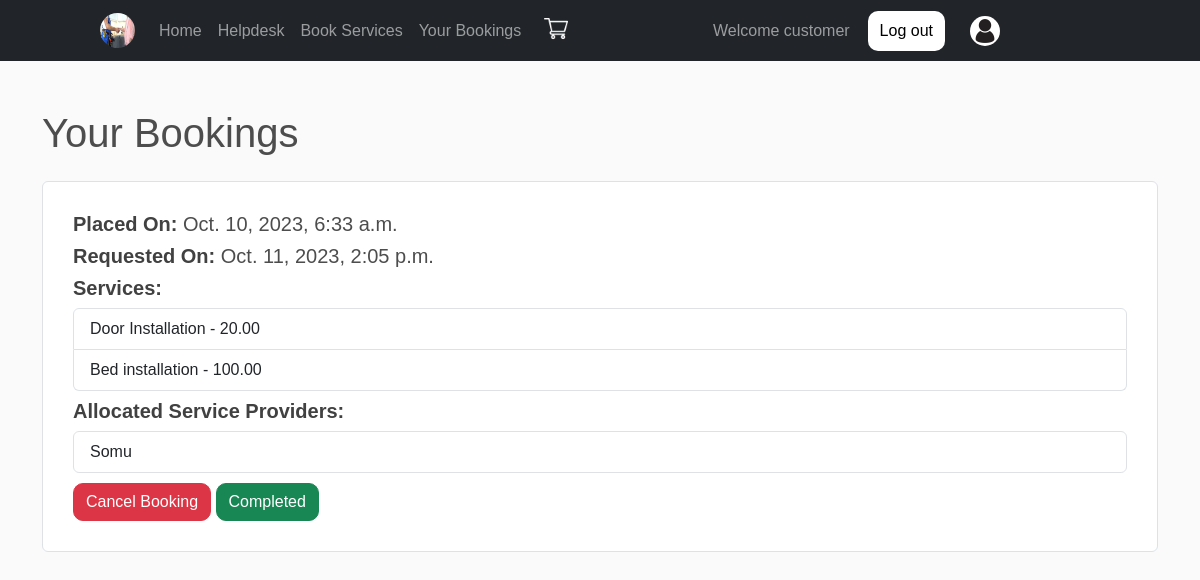
The page /order_history/11/ (signed in) on the database its author committed.
### SMSApp/models.py (models this page shows, shortened)
class Order(models.Model):
    STATUS_CHOICES = [
        ('Pending', 'Pending'),
        ('Completed','Completed'),
        ('Cancelled', 'Cancelled'),
    ]
    user = models.ForeignKey(User, on_delete=models.CASCADE)
    address = models.ForeignKey(Address, on_delete=models.CASCADE)
    order_date = models.DateTimeField(auto_now_add=True)
    delivery_date = models.DateTimeField()
    products = models.ManyToManyField(Product)
    status = models.CharField(max_length=20, choices=STATUS_CHOICES, default='Pending')
    total_amount = models.DecimalField(max_digits=10, decimal_places=2, default=0.00)

class Product(models.Model):
    category = [
        ('0', 'Eletric Service'),
        ('1', 'AC Service'),
        ('2','None'),
        ('3','Carpentering'),
    ]
    name = models.CharField(max_length=200)
    price = models.DecimalField(max_digits=5, decimal_places=2)
    image = models.ImageField(upload_to='static/images/',null=True, blank=True)
    category_type = models.CharField(choices=category, default="2", max_length=25)

class AllocatedOrder(models.Model):
    service_provider=models.ForeignKey(Service,on_delete=models.CASCADE)
    order = models.ForeignKey(Order,on_delete=models.CASCADE)
    chosen_datetime=models.DateTimeField(null=True,blank=True)

class Service(models.Model):
    c=[
        ('Electrician','Electrician'),
        ('AC Technician','AC Technician'),
        ('Carpenter','Carpenter'),
        ('None','None'),
      ]
    user=models.ForeignKey(User,on_delete=models.CASCADE)
    experience = models.PositiveIntegerField(default=0)
    field_type = models.CharField(choices=c,default='None',max_length=30)
    form = models.ImageField(upload_to='static/images/',null=True, blank=True)
    is_approved = models.BooleanField(default=False)

class User(AbstractUser):
    c=[
        ('customer','customer'),
        ('Service provider','Service provider'),
    ]
    mble = models.CharField(max_length=10,null=True,blank=True)
    role_type=models.CharField(choices=c,default='customer',max_length=30)

### SMSApp/views.py (the view)
# urls.py: path('order_history/<int:user_id>/', views.order_history, name='order_history'),
def order_history(request, user_id):
    user = User.objects.get(id=user_id)
    orders = Order.objects.filter(user=user,status="Pending").order_by('-order_date')
    return render(request, 'html/userorders.html', {'user': user, 'orders': orders,})

### templates/html/userorders.html
{% extends 'html/base.html' %}
{% block content %}
    <div class="container mt-5">
        <h1 class="mb-4">Your Bookings</h1>
        {% if orders %}
            <ul class="list-group">
                {% for order in orders %}
                    <li class="list-group-item mb-3" style="padding: 30px;">
                        <h5><span style="color: #414141; font-weight: 600;">Placed On: </span>  {{ order.order_date }}</h5>
                        <h5><span style="color: #414141; font-weight: 600;">Requested On:</span> {{ order.delivery_date }}</h5>
                        <h5 style="color: #414141; font-weight: 600;">Services:</h5>
                        <ul class="list-group">
                            {% for product in order.products.all %}
                                <li class="list-group-item">
                                    {{ product.name }} - {{ product.price }}
                                </li>
                            {% endfor %}
                        </ul>
                        {% if order.allocatedorder_set.exists %}
                        <h5 style="color: #414141; font-weight: 600;padding-top: 8px;">Allocated Service Providers:</h5>
                        <ul class="list-group">
                            {% for allocated_provider in order.allocatedorder_set.all %}
                                <li class="list-group-item">
                                    {{ allocated_provider.service_provider.user.username }}
                                </li>
                            {% endfor %}
                        </ul>
                    {% else %}
                        <p>Allocated service providers will be known soon.</p>
                    {% endif %}
                        <div style="margin-top: 10px;">
                            <a href="{% url 'cancel_order' order.id %}" class="btn btn-danger" style="border-radius: 10px;">Cancel Booking</a>
                            <a href="{% url 'complete' order.id %}" class="btn btn-success" style="border-radius: 10px;">Completed</a>
                        </div>
                    </li>
                {% endfor %}
            </ul>
        {% else %}
            <p>No bookings found.</p>
        {% endif %}
    </div>
{% endblock %}

### templates/html/base.html (style rules this page uses)
* { margin: 0; padding: 0; font-family: sans-serif; scroll-behavior: smooth; }
body { background-color: hsl(0, 0%, 98%); }
h1,h2,h3,h4,h5,h6 { color:hsl(0, 0%, 30%); }
.btn { border-radius: 0; }

### rows shown on the page
Order: order_date "Oct. 10, 2023, 6:33 a.m.", delivery_date "Oct. 11, 2023, 2:05 p.m."
Product: name "Door Installation", price "20.00"
Product: name "Bed installation", price "100.00"
AllocatedOrder: service_provider.user.username "Somu"
